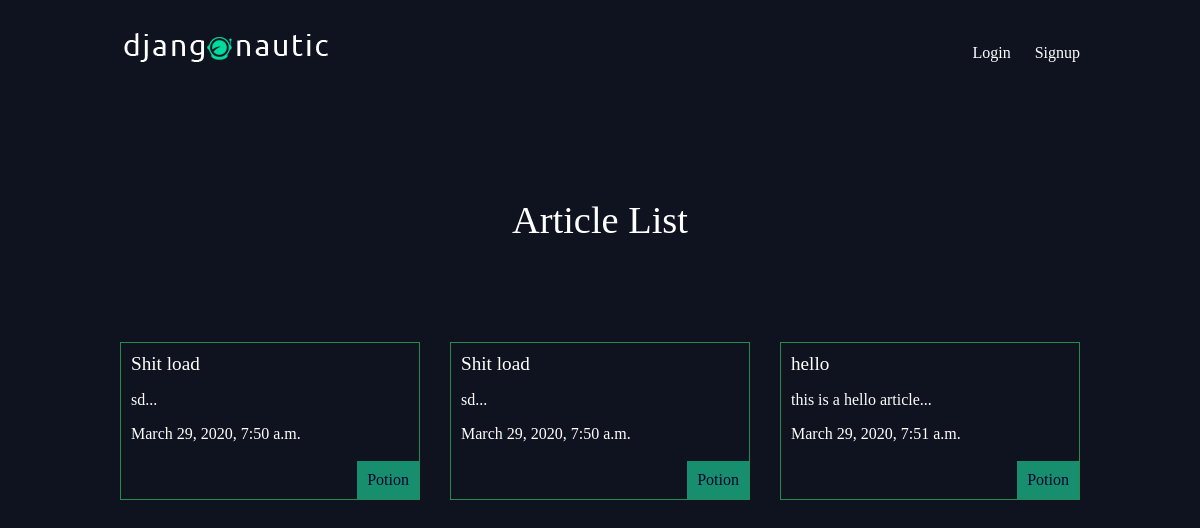
Before: / with the older database file.
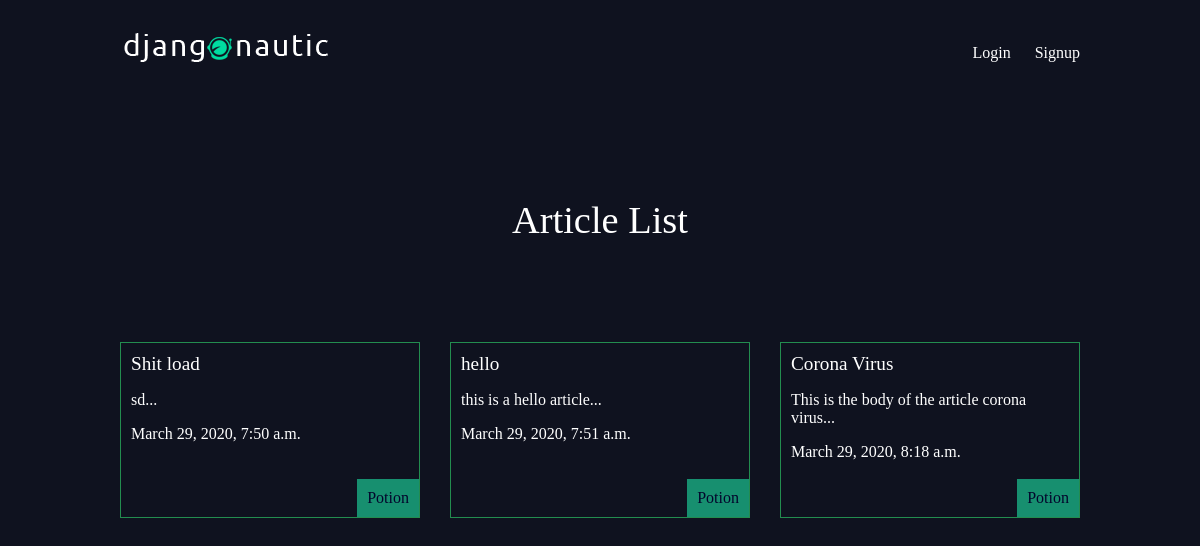
After: the same page with the newer database file.
### app/models.py (models this page shows, shortened)
class Article(models.Model):
    title = models.CharField(max_length=255)
    slug = models.SlugField()
    body = models.TextField()
    date = models.DateTimeField(auto_now_add=True)
    thumb = models.ImageField(default='default.jpg', blank=True)
    author = models.ForeignKey(User, default=None, on_delete=models.CASCADE)
    def snippet(self):
        return (self.body[:50] + "...")# Using string slicing

### app/views.py (the view)
# urls.py: path('', article_views.article_list, name='home'),
def article_list(request):
    articles = Article.objects.all().order_by('date')
    return render(
        request,
        'articles/article_list.html',
        {'articles': articles}
    )

### app/templates/articles/article_list.html
{% extends 'base_layout.html' %}
{% block content %}
  <h1>Article List</h1>
  <div class="articles">
    {% for article in articles %}
      <div class='article'>
        <h2>
          <a href="{% url 'app:article_detail' article.slug %}">{{ article.title }}
          </a>
        </h2>
        <p>{{ article.snippet }}</p>
        <p>{{ article.date }}</p>
        <p class="author">{{ article.author }}</p>
      </div>
    {% endfor %}
  </div>
{% endblock %}

### HoldMyPotion/templates/base_layout.html (shortened to what this page needs)
<!DOCTYPE html>
{% load static %}
<html lang="en" dir="ltr">
  <head>
    <link rel="stylesheet" href="{% static 'styles.css' %}">
  </head>
  <body>
    <header class="wrapper">
      <h1><a href="{% url 'home' %}">
        <img src="{% static 'logo.png' %}" alt="LOGO" />
      </a></h1>
      <nav>
        <ul>
          {% if user.is_authenticated %}
            <li>
              <form class="logout-link" action="{% url 'accounts:logout' %}" method="post">
                {% csrf_token %}
                <button type="submit">Logout</button>
              </form>
            </li>
              <li>
                <a href="{% url 'app:create'%}" class="highlight">New Article</a>
              </li>
          {% else %}
            <li> <a href="{% url 'accounts:login' %}">Login</a></li>
            <li> <a href="{% url 'accounts:signup' %}">Signup</a></li>
          {% endif %}
        </ul>
      </nav>
    </header>
    <div class="wrapper">
      {% block content %}
      {% endblock %}
    </div>
  </body>
</html>

### assets/styles.css (style rules this page uses)
body { background-color: #0f121f; background-image: url(stars.jpg); background-repeat: no-repeat; background-size: 100%; color: #fff; }
body * { font-family: calibri; }
h1, h2, h3, h4, h5 { font-weight: normal; margin: 0; }
a, a:hover, a:visited { color: #fff; text-decoration: none; }
.wrapper { margin: 0 auto; max-width: 960px; }
div.wrapper h1 { text-align: center; margin: 100px auto; font-size: 2.4em; }
header { display: grid; grid-template-columns: 1fr 1fr; padding: 20px 0; }
nav { justify-self: end; }
nav li { display: inline-block; margin-left: 20px; }
.articles { display: grid; grid-template-columns: 1fr 1fr 1fr; grid-gap: 30px; }
.article { padding: 10px; border: 1px solid #2eca67ab; position: relative; padding-bottom: 40px; }
.article h2 { font-size: 1.2em; }
.article .author { padding: 10px; background: #19ad82cf; position: absolute; right: 0; margin: 0; bottom: 0; color: #03052c }

Changed rows visible on the page:
removed Article: title "Shit load", snippet "sd...", date "March 29, 2020, 7:50 a.m.", author "Potion"
added Article: title "Corona Virus", snippet "This is the body of the article corona virus...", date "March 29, 2020, 8:18 a.m.", author "Potion"
